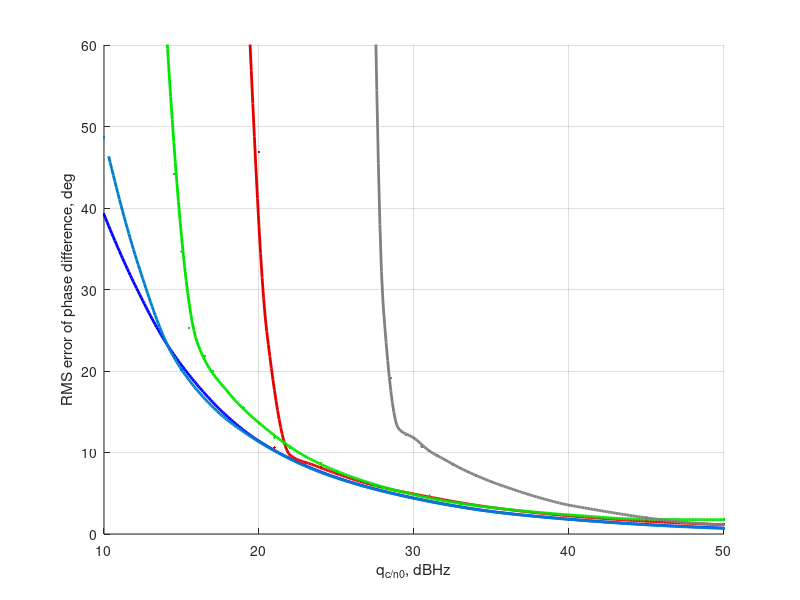

This chart was generated by the following MATLAB code:

load('Stat.mat', 'StatFile');

clear SFS;
j1 = 0; j2 = 0; j3 = 0; j4 = 0; j5 = 0; j6 = 0; j7 = 0; j8 =0; j9 =0; j10 =0;  j11 =0; 
for i = 1:StatFile.len_qcno_dB

    if StatFile.NArgMax(i) > 0
        j1 = j1+ 1;
        SFS.qcno_dB_ArgMax(j1) = StatFile.qcno_dB(i);
        SFS.EArgMax(j1) = StatFile.ArgMax(i) / StatFile.NArgMax(i);
    end
    
    if StatFile.NMean(i) > 0
        j2 = j2 + 1;
        SFS.qcno_dB_Mean(j2) = StatFile.qcno_dB(i);
        SFS.EMean(j2) = StatFile.Mean(i) / StatFile.NMean(i);
    end
    
    if StatFile.NKalm(i) > 0
        j3 = j3 + 1;
        SFS.qcno_dB_Kalm(j3) = StatFile.qcno_dB(i);
        SFS.EKalm(j3) = StatFile.Kalm(i) / StatFile.NKalm(i);
    end    
    
    if StatFile.NKalm2(i) > 0
        j4 = j4 + 1;
        SFS.qcno_dB_Kalm2(j4) = StatFile.qcno_dB(i);
        SFS.EKalm2(j4) = StatFile.Kalm2(i) / StatFile.NKalm2(i);
    end      
    
    if StatFile.KalmBand2(i) > 0
        j5 = j5 + 1;
        SFS.qcno_dB_KalmBand2(j5) = StatFile.qcno_dB(i);
        SFS.KalmBand2(j5) = StatFile.KalmBand2(i);
    end         
    
    if StatFile.KalmBand(i) > 0
        j6 = j6 + 1;
        SFS.qcno_dB_KalmBand(j6) = StatFile.qcno_dB(i);
        SFS.KalmBand(j6) = StatFile.KalmBand(i);
    end        
    
    if StatFile.NKalm2_w0(i) > 0
        j7 = j7 + 1;
        SFS.qcno_dB_Kalm2_w0(j7) = StatFile.qcno_dB(i);
        SFS.EKalm2_w0(j7) = StatFile.Kalm2_w0(i) / StatFile.NKalm2_w0(i);
    end    
    
    if StatFile.NBigKalm2_w0(i) > 0
        j8 = j8 + 1;
        SFS.qcno_dB_BigKalm2_w0(j8) = StatFile.qcno_dB(i);
        SFS.EBigKalm2_w0(j8) = StatFile.BigKalm2_w0(i) / StatFile.NBigKalm2_w0(i);
    end     
    
    if StatFile.NBigKalm2(i) > 0
        j9 = j9 + 1;
        SFS.qcno_dB_BigKalm2(j9) = StatFile.qcno_dB(i);
        SFS.EBigKalm2(j9) = StatFile.BigKalm2(i) / StatFile.NBigKalm2(i);
    end           
    
    if StatFile.NK2PLL(i) > 0
        j10 = j10 + 1;
        SFS.qcno_dB_K2PLL(j10) = StatFile.qcno_dB(i);
        SFS.EK2PLL(j10) = StatFile.K2PLL(i) / StatFile.NK2PLL(i);
    end       
    
%     if StatFile.NKalm2_w0_corr(i) > 0
%         j11 = j11 + 1;
%         SFS.qcno_dB_Kalm2_w0_corr(j11) = StatFile.qcno_dB(i);
%         SFS.EKalm2_w0_corr(j11) = StatFile.Kalm2_w0_corr(i) / StatFile.NKalm2_w0_corr(i);
%     end         
end

qcno_dB = 10:1:50;
Profile = 1;

if Profile == 1
    qcno_dB_ArgMax1 = [10:2:20 23:3:50]; EArgMax = interp1(SFS.qcno_dB_ArgMax, SFS.EArgMax*360, qcno_dB_ArgMax1, 'cubic');
    qcno_dB_ArgMax = 10:0.1:50; EArgMax = interp1(qcno_dB_ArgMax1, EArgMax, qcno_dB_ArgMax, 'cubic');
    
    qcno_dB_Mean1 = [10.3:2:20 23:3:50]; EMean = interp1(SFS.qcno_dB_Mean, SFS.EMean*360, qcno_dB_Mean1, 'cubic');
    qcno_dB_Mean = 10:0.1:50; EMean = interp1(qcno_dB_Mean1, EMean, qcno_dB_Mean, 'cubic');

    qcno_dB_BigKalm21 = [10:1.8:30 35 40 45 49]; EBigKalm2 = interp1(SFS.qcno_dB_BigKalm2, SFS.EBigKalm2*360, qcno_dB_BigKalm21, 'cubic');
    qcno_dB_BigKalm2 = 10:0.1:50; EBigKalm2 = interp1(qcno_dB_BigKalm21, EBigKalm2, qcno_dB_BigKalm2, 'cubic');  
    
    SFS.EBigKalm2_w0 = SFS.EBigKalm2_w0 + 0.0013;
    qcno_dB_BigKalm2_w01 = [10:1.5:30 35 40 45 50]; EBigKalm2_w0 = interp1(SFS.qcno_dB_BigKalm2_w0, SFS.EBigKalm2_w0*360, qcno_dB_BigKalm2_w01, 'cubic');
    qcno_dB_BigKalm2_w0 = 10:0.1:50; EBigKalm2_w0 = interp1(qcno_dB_BigKalm2_w01, EBigKalm2_w0, qcno_dB_BigKalm2_w0, 'cubic'); 
    
%     SFS.qcno_dB_Kalm2(1:9) = SFS.qcno_dB_Kalm2(1:9) - 0.4;
%     SFS.qcno_dB_Kalm2(9) = SFS.qcno_dB_Kalm2(9) - 0.1;
    qcno_dB_Kalm21 =[16:1:20 23:3:50]; EKalm2 = interp1(SFS.qcno_dB_Kalm2, SFS.EKalm2*360, qcno_dB_Kalm21, 'cubic');
    qcno_dB_Kalm2 = 15:0.1:50; EKalm2 = interp1(qcno_dB_Kalm21, EKalm2, qcno_dB_Kalm2, 'cubic');       

%     qcno_dB_Kalm2_w0_corr1 = [18:3.5:30 35 50]; EKalm2_w0_corr = interp1(SFS.qcno_dB_Kalm2_w0_corr, SFS.EKalm2_w0_corr*360, qcno_dB_Kalm2_w0_corr1, 'cubic');
%     qcno_dB_Kalm2_w0_corr = 18:0.1:50; EKalm2_w0_corr = interp1(qcno_dB_Kalm2_w0_corr1, EKalm2_w0_corr, qcno_dB_Kalm2_w0_corr, 'cubic');       
    
    qcno_dB_Kalm2_w01 = [10:2:20 23:3:50]; EKalm2_w0 = interp1(SFS.qcno_dB_Kalm2_w0, SFS.EKalm2_w0*360, qcno_dB_Kalm2_w01, 'cubic');
    qcno_dB_Kalm2_w0 = 10:0.1:50; EKalm2_w0 = interp1(qcno_dB_Kalm2_w01, EKalm2_w0, qcno_dB_Kalm2_w0, 'cubic');       
    
    qcno_dB_K2PLL1 = [10:1:40 50]; EK2PLL = interp1(SFS.qcno_dB_K2PLL, SFS.EK2PLL*360, qcno_dB_K2PLL1, 'cubic');
    qcno_dB_K2PLL = 10:0.1:50; EK2PLL = interp1(qcno_dB_K2PLL1, EK2PLL, qcno_dB_K2PLL, 'cubic');  
end


figure(11); 
% plot(SFS.qcno_dB_ArgMax, SFS.EArgMax, SFS.qcno_dB_Mean, SFS.EMean, SFS.qcno_dB_BigKalm2, SFS.EBigKalm2, SFS.qcno_dB_BigKalm2_w0, SFS.EBigKalm2_w0,  SFS.qcno_dB_Kalm2, SFS.EKalm2, SFS.qcno_dB_Kalm2_w0, SFS.EKalm2_w0, SFS.qcno_dB_K2PLL, SFS.EK2PLL)
% plot(SFS.qcno_dB_ArgMax, SFS.EArgMax*360, 'blue.', qcno_dB, EArgMax, 'blue', SFS.qcno_dB_Mean, SFS.EMean*360, SFS.qcno_dB_BigKalm2, SFS.EBigKalm2*360, SFS.qcno_dB_BigKalm2_w0, SFS.EBigKalm2_w0*360,  SFS.qcno_dB_Kalm2, SFS.EKalm2*360, SFS.qcno_dB_Kalm2_w0, SFS.EKalm2_w0*360, SFS.qcno_dB_Kalm2_w0_corr, SFS.EKalm2_w0_corr*360, SFS.qcno_dB_K2PLL, SFS.EK2PLL*360)
cla
hold on
p = plot(SFS.qcno_dB_ArgMax, SFS.EArgMax*360, '.', qcno_dB_ArgMax, EArgMax, 'LineWidth', 2);  set(p, 'Color', [0, 0, 1]);
p = plot(SFS.qcno_dB_Mean, SFS.EMean*360, '.', qcno_dB_Mean, EMean,  'LineWidth', 2); set(p, 'Color', [0.0, 0.5, 0.8]);
% p = plot(SFS.qcno_dB_BigKalm2, SFS.EBigKalm2*360, '.', qcno_dB_BigKalm2, EBigKalm2, 'LineWidth', 2); set(p, 'Color', [1, 0, 0]);
p = plot(SFS.qcno_dB_BigKalm2_w0, SFS.EBigKalm2_w0*360, '.', qcno_dB_BigKalm2_w0, EBigKalm2_w0, 'LineWidth', 2); set(p, 'Color', [0.9, 0, 0]);
% p = plot(SFS.qcno_dB_Kalm2, SFS.EKalm2*360, '.', qcno_dB_Kalm2, EKalm2, 'LineWidth', 2); set(p, 'Color', [0, 1, 0]); 
% % p = plot(SFS.qcno_dB_Kalm2_w0_corr, SFS.EKalm2_w0_corr*360, '.', qcno_dB_Kalm2_w0_corr, EKalm2_w0_corr, 'LineWidth', 2); set(p, 'Color', [0, 0.7, 0.4]);
p = plot(SFS.qcno_dB_Kalm2_w0, SFS.EKalm2_w0*360, '.', qcno_dB_Kalm2_w0, EKalm2_w0, 'LineWidth', 2); set(p, 'Color', [0, 0.9, 0]);
p = plot(SFS.qcno_dB_K2PLL, SFS.EK2PLL*360, '.', qcno_dB_K2PLL, EK2PLL, 'LineWidth', 2); set(p, 'Color', [0.5, 0.5, 0.5]);
hold off

ylabel('RMS error of phase difference, deg') 
xlabel('q_{c/n0}, dBHz')
% ylim([0 0.15]);
ylim([0 60]);
% legend( 'ArgMax', 'Mean', 'BigKalm', 'BigKalm_{w0}', 'Kalm2', 'Kalm2_{w0}', 'Kalm2_{w0}_{corr}', '2PLL');
grid on

pos = get(gcf, 'Position');
pos(3) =   560 *1.3;
set(gcf, 'Position', pos);